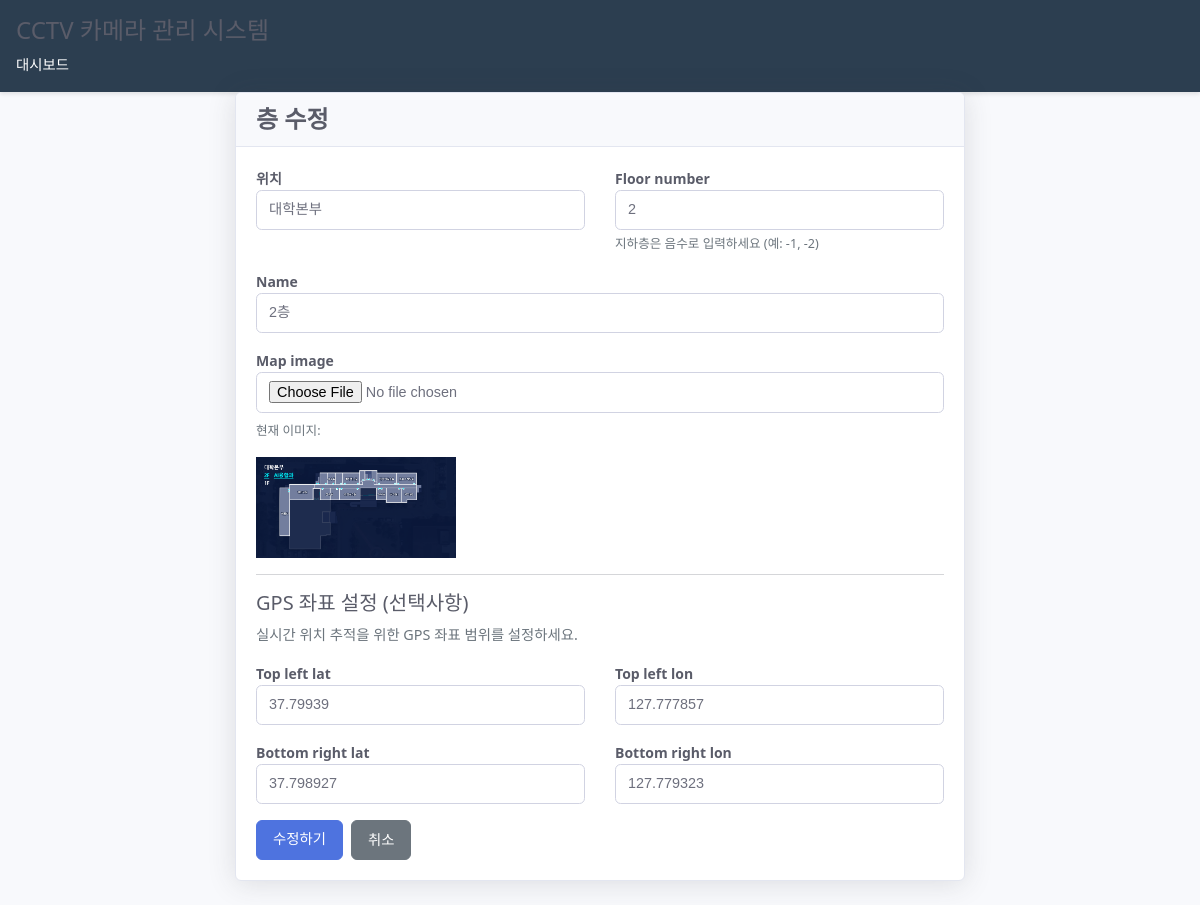
The page /map/floors/2/edit/ (signed in) on the database as committed earlier.
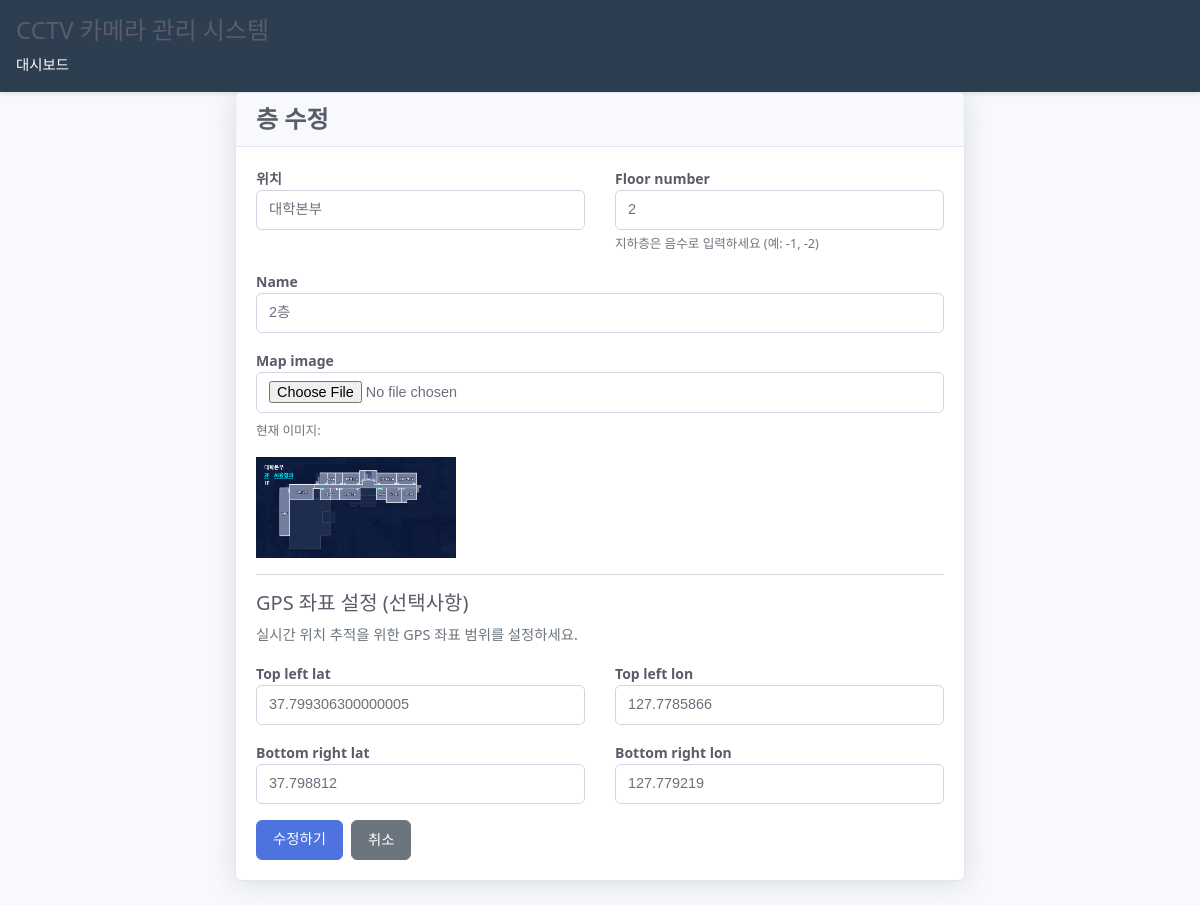
The same page on the database as committed later.
### map/models.py (models this page shows, shortened)
class Floor(models.Model):
    location = models.ForeignKey(Location, on_delete=models.CASCADE, related_name='floors', verbose_name="위치")
    name = models.CharField(max_length=100, help_text="층 이름 (예: 1층, 2층, 지하1층)")
    floor_number = models.IntegerField(help_text="정렬용 층수 (-1, 1, 2, 3...)")
    map_image = models.ImageField(upload_to='maps/%Y/%m/', help_text="지도 이미지 파일")
    top_left_lat = models.FloatField(null=True, blank=True, help_text="좌상단 위도")
    top_left_lon = models.FloatField(null=True, blank=True, help_text="좌상단 경도")
    bottom_right_lat = models.FloatField(null=True, blank=True, help_text="우하단 위도")
    bottom_right_lon = models.FloatField(null=True, blank=True, help_text="우하단 경도")
    created_at = models.DateTimeField(auto_now_add=True)
    class Meta:
        verbose_name = "층"
        verbose_name_plural = "층들"
        ordering = ['location', 'floor_number']
        unique_together = ['location', 'floor_number']

### map/views.py (the view, shortened to what this page needs)
# urls.py: path('floors/<int:pk>/edit/', views.FloorUpdateView.as_view(), name='floor_edit'),
@method_decorator(login_required, name='dispatch')
class FloorUpdateView(UpdateView):
    model = Floor
    form_class = FloorForm
    template_name = 'map/floor_form.html'
    success_url = reverse_lazy('map:floor_list')

### map/forms.py (shortened to what this page needs)
class FloorForm(forms.ModelForm):
    class Meta:
        model = Floor
        fields = ['location', 'name', 'floor_number', 'map_image',
                  'top_left_lat', 'top_left_lon', 'bottom_right_lat', 'bottom_right_lon']
        widgets = {
            'location': forms.Select(attrs={'class': 'form-control'}),
            'name': forms.TextInput(attrs={'class': 'form-control', 'placeholder': '예: 1층, 2층, 지하1층'}),
            'floor_number': forms.NumberInput(attrs={'class': 'form-control', 'placeholder': '예: 1, 2, -1'}),
            'map_image': forms.FileInput(attrs={'class': 'form-control', 'accept': 'image/*'}),
            'top_left_lat': forms.NumberInput(attrs={'class': 'form-control', 'step': 'any', 'placeholder': '좌상단 위도'}),
            'top_left_lon': forms.NumberInput(attrs={'class': 'form-control', 'step': 'any', 'placeholder': '좌상단 경도'}),
            'bottom_right_lat': forms.NumberInput(attrs={'class': 'form-control', 'step': 'any', 'placeholder': '우하단 위도'}),
            'bottom_right_lon': forms.NumberInput(attrs={'class': 'form-control', 'step': 'any', 'placeholder': '우하단 경도'}),
        }

### map/models.py (called while the page is built)
    def __str__(self):
        return self.name

### map/templates/map/floor_form.html (shortened to what this page needs)
{% extends 'map/base.html' %}
{% load static %}
{% block extra_css %}
<link rel="stylesheet" href="{% static 'map/css/map_admin.css' %}">
{% endblock %}
{% block content %}
<div class="container">
    <div class="row justify-content-center">
        <div class="col-md-8">
            <div class="card">
                <div class="card-header">
                    <h4>{% if object %}층 수정{% else %}새 층 추가{% endif %}</h4>
                </div>
                <div class="card-body">
                    <form method="post" enctype="multipart/form-data">
                        <div class="row">
                            <div class="col-md-6">
                                <div class="mb-3">
                                    <label for="{{ form.location.id_for_label }}" class="form-label">{{ form.location.label }}</label>
                                    {{ form.location }}
                                </div>
                            </div>
                            <div class="col-md-6">
                                <div class="mb-3">
                                    <label for="{{ form.floor_number.id_for_label }}" class="form-label">{{ form.floor_number.label }}</label>
                                    {{ form.floor_number }}
                                    <div class="form-text">지하층은 음수로 입력하세요 (예: -1, -2)</div>
                                </div>
                            </div>
                        </div>
                        <div class="mb-3">
                            <label for="{{ form.name.id_for_label }}" class="form-label">{{ form.name.label }}</label>
                            {{ form.name }}
                        </div>
                        <div class="mb-3">
                            <label for="{{ form.map_image.id_for_label }}" class="form-label">{{ form.map_image.label }}</label>
                            {{ form.map_image }}
                            {% if object and object.map_image %}
                                <div class="mt-2">
                                    <p class="form-text">현재 이미지:</p>
                                    <img src="{{ object.map_image.url }}" alt="현재 지도" style="max-width: 200px; height: auto;">
                                </div>
                            {% endif %}
                        </div>
                        <hr>
                        <h5>GPS 좌표 설정 (선택사항)</h5>
                        <p class="text-muted">실시간 위치 추적을 위한 GPS 좌표 범위를 설정하세요.</p>
                        <div class="row">
                            <div class="col-md-6">
                                <div class="mb-3">
                                    <label for="{{ form.top_left_lat.id_for_label }}" class="form-label">{{ form.top_left_lat.label }}</label>
                                    {{ form.top_left_lat }}
                                </div>
                            </div>
                            <div class="col-md-6">
                                <div class="mb-3">
                                    <label for="{{ form.top_left_lon.id_for_label }}" class="form-label">{{ form.top_left_lon.label }}</label>
                                    {{ form.top_left_lon }}
                                </div>
                            </div>
                        </div>
                        <div class="row">
                            <div class="col-md-6">
                                <div class="mb-3">
                                    <label for="{{ form.bottom_right_lat.id_for_label }}" class="form-label">{{ form.bottom_right_lat.label }}</label>
                                    {{ form.bottom_right_lat }}
                                </div>
                            </div>
                            <div class="col-md-6">
                                <div class="mb-3">
                                    <label for="{{ form.bottom_right_lon.id_for_label }}" class="form-label">{{ form.bottom_right_lon.label }}</label>
                                    {{ form.bottom_right_lon }}
                                </div>
                            </div>
                        </div>
                        <div class="d-flex gap-2">
                            <button type="submit" class="btn btn-primary">
                                {% if object %}수정하기{% else %}추가하기{% endif %}
                            </button>
                            <a href="{% url 'map:floor_list' %}" class="btn btn-secondary">취소</a>
                        </div>
                    </form>
                </div>
            </div>
        </div>
    </div>
</div>
{% endblock %}

### map/templates/map/base.html (shortened to what this page needs)
{% extends 'base.html' %}

### CCTV/backup/templates/base.html (shortened to what this page needs)
{% load static %}
<!DOCTYPE html>
<html lang="ko">
<head>
    <link rel="stylesheet" href="{% static 'css/CCTV_style.css' %}">
    {% block extra_css %}{% endblock %}
</head>
<body>
    <header>
        <h1>CCTV 카메라 관리 시스템</h1>
        <nav>
            <a href="{% url 'cctv:dashboard' %}">대시보드</a>
        </nav>
    </header>
    <main>
        {% block content %}{% endblock %}
    </main>
</body>
</html>

### CCTV/static/css/CCTV_style.css (style rules this page uses)
:root { --primary-color: #2c3e50; --success-color: #27ae60; --danger-color: #e74c3c; --bg-color: #f4f4f4; --card-bg: #ffffff; --text-color: #333333; --border-color: #dddddd; }
* { margin: 0; padding: 0; box-sizing: border-box; }
body { font-family: -apple-system, BlinkMacSystemFont, 'Segoe UI', Roboto, Arial, sans-serif; background-color: var(--bg-color); color: var(--text-color); line-height: 1.6; }
header { background-color: var(--primary-color); color: white; padding: 1rem; box-shadow: 0 2px 4px rgba(0,0,0,0.1); }
header h1 { font-size: 1.5rem; margin-bottom: 0.5rem; }
header nav a { color: white; text-decoration: none; margin-right: 1rem; }
.container { max-width: 1200px; margin: 0 auto; padding: 2rem 1rem; }
.btn { display: inline-block; padding: 0.5rem 1rem; border: none; border-radius: 4px; background-color: var(--primary-color); color: white; cursor: pointer; text-decoration: none; font-size: 0.9rem; transition: background-color 0.3s; }
.btn-primary { background-color: var(--success-color); }

### map/static/map/css/map_admin.css (style rules this page uses)
* { box-sizing: border-box; }
body { font-family: 'Segoe UI', Roboto, -apple-system, BlinkMacSystemFont, sans-serif; line-height: 1.6; color: #5a5c69; background: #f8f9fc; font-size: 0.9rem; }
.container, .container-fluid { max-width: 1140px; margin: 0 auto; padding: 0 15px; }
.row { display: flex; flex-wrap: wrap; margin: 0 -15px; }
.col, .col-md-6, .col-md-8, .col-md-12 { padding: 0 15px; flex: 1; }
.col-md-6 { flex: 0 0 50%; max-width: 50%; }
.col-md-8 { flex: 0 0 66.666667%; max-width: 66.666667%; }
.justify-content-center { justify-content: center; }
.d-flex { display: flex !important; }
.gap-2 { gap: 0.5rem; }
.mb-3 { margin-bottom: 1rem; }
.mt-2 { margin-top: 0.5rem; }
.text-muted { color: #6c757d !important; }
.form-text { font-size: 0.875em; color: #6c757d; margin-top: 0.25rem; }
.card { position: relative; display: flex; flex-direction: column; min-width: 0; word-wrap: break-word; background-color: #fff; background-clip: border-box; border: 1px solid #e3e6f0; border-radius: 0.375rem; box-shadow: 0 0.15rem 1.75rem 0 rgba(58, 59, 69, 0.15); margin-bottom: 1.5rem; }
.card-header { padding: 0.75rem 1.25rem; margin-bottom: 0; background-color: #f8f9fc; border-bottom: 1px solid #e3e6f0; border-top-left-radius: calc(0.375rem - 1px); border-top-right-radius: calc(0.375rem - 1px); }
.card-header h4, .card-header h5 { margin: 0; font-weight: 600; color: #5a5c69; }
.card-body { flex: 1 1 auto; padding: 1.25rem; }
.btn { display: inline-block; padding: 0.5rem 1rem; margin-bottom: 0; font-size: 0.9rem; font-weight: 500; line-height: 1.5; text-align: center; text-decoration: none; vertical-align: middle; cursor: pointer; border: 1px solid transparent; border-radius: 6px; transition: all 0.3s ease; user-select: none; }
.btn-primary { color: #fff; background-color: #4e73df; border-color: #4e73df; }
.btn-secondary { color: #fff; background: #6c757d; border-color: #6c757d; }
.form-control { display: block; width: 100%; padding: 0.5rem 0.75rem; font-size: 0.9rem; font-weight: 400; line-height: 1.5; color: #6e707e; background-color: #fff; background-clip: padding-box; border: 1px solid #d1d3e2; -webkit-appearance: none; -moz-appearance: none; appearance: none; border-radius: 0.35rem; transition: border-color 0.15s ease-in-out, box-shadow 0.15s ease-in-out; }
.form-label { margin-bottom: 0.5rem; font-weight: 600; color: #5a5c69; font-size: 0.875rem; }
hr { margin: 1rem 0; color: inherit; background-color: currentColor; border: 0; opacity: 0.25; height: 1px; }
h1, h2, h3, h4, h5, h6 { margin-top: 0; margin-bottom: 0.5rem; font-weight: 500; line-height: 1.2; color: #5a5c69; }
h4 { font-size: 1.5rem; }
h5 { font-size: 1.25rem; }
p { margin-top: 0; margin-bottom: 1rem; }
img { vertical-align: middle; max-width: 100%; height: auto; }

Rows that differ between the two databases and show on the page:
changed Floor "대학본부": top_left_lat "37.79939" → "37.799306300000005"; top_left_lon "127.777857" → "127.7785866"; bottom_right_lat "37.798927" → "37.798812"; bottom_right_lon "127.779323" → "127.779219"
